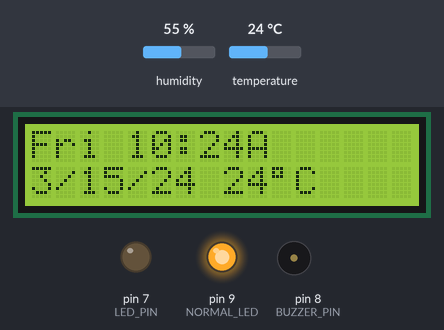
Bench run of a sketch on a simulated Arduino Uno, built with avr-gcc and run on an emulated ATmega328P. Shown: 16×2 character LCD, output pins drawn as LEDs (lit = HIGH), buzzer (waves = sounding). The inputs (shaded band) are chosen by the test bench; at power-on: temperature 24 °C, humidity 55 %. The local clock reads 2024-03-15 10:24:30 at power-on unless the sketch sets it.

Above: at 1.2 s.
1.3 s: temperature set to 28 °C
At 3.3 s:
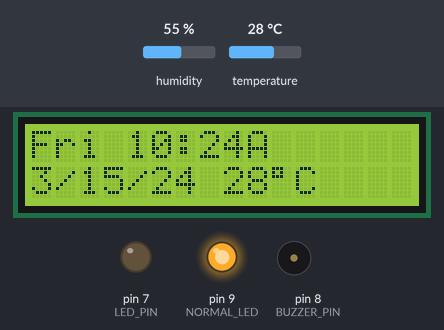
4.0 s: temperature set to 31 °C
At 4.8 s:
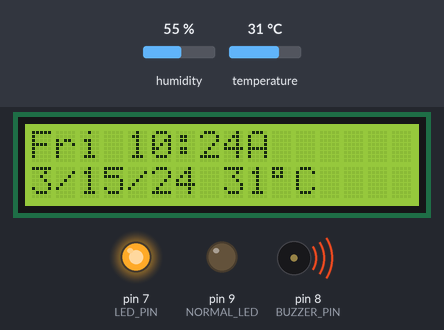
9.7 s: temperature set to 12 °C
At 11.6 s:
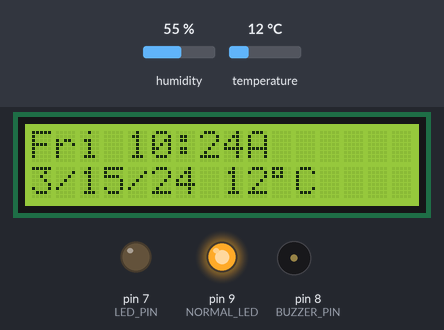
Timing chart, 0 to 13.1 s (numbered marks = the images above; inputs shaded):
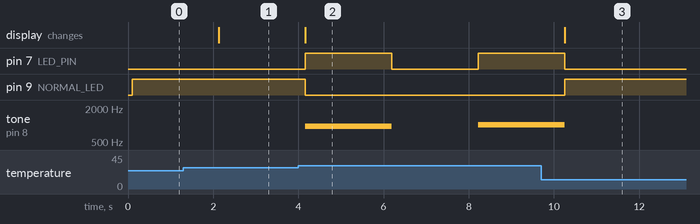

Measured:
- the behaviour switches between 29 and 30 °C on temperature (found by bisection; images 1 and 2)
- after the input at 1.3 s, the display: changes after 0.83 s (image 1)
- after the input at 4.0 s, pin 7 (LED_PIN): LOW → HIGH after 0.16 s, → LOW 2.0 s later, → HIGH 2.0 s later; pin 9 (NORMAL_LED): HIGH → LOW after 0.16 s; tone on pin 8 (BUZZER_PIN): silent → 956 Hz after 0.16 s, → silent 2.0 s later, → 1019 Hz 2.0 s later; the display: changes after 0.16 s (image 2)
- after the input at 9.7 s, pin 7 (LED_PIN): goes on until 10.3 s, then stays LOW; pin 9 (NORMAL_LED): LOW → HIGH after 0.55 s; tone on pin 8 (BUZZER_PIN): goes on until 10.3 s, then stays silent; the display: changes after 0.55 s (image 3)

The sketch:

CODE.ino
```cpp
// create the necessary libraries that help in building up the project
#include <Wire.h> // used by RTC for I2C communication
#include "RTClib.h"// provides functions for DS1307 RTC
#include "DHT.h"// allows to read temperature from DHT11 sensor
#include <LiquidCrystal.h>// controls LCD

// LCD setup (RS, E, D4, D5, D6, D7)
LiquidCrystal lcd(12, 11, 5, 4, 3, 2);

// RTC and DHT setup
RTC_DS1307 rtc;//allows to create RTC object
#define DHTPIN 6 // Connect DHT11 data to pin 6
#define DHTTYPE DHT11 //uses DHT11
DHT dht(DHTPIN, DHTTYPE);//creates DHT sensor objects of the above settings

// Alert pins
#define BUZZER_PIN 8 //connected to 8
#define LED_PIN 7 // alert led temp connected to 7
#define NORMAL_LED 9 // normal led temp connected to 9

// Day names
const char* daysOfTheWeek[] = {"Sun", "Mon", "Tue", "Wed", "Thu", "Fri", "Sat"};

//set up the LCD,DHT sensor,RTC and serail monitor so that the arduino can begin showing na displaying the devices
void setup() {
  lcd.begin(16, 2);
  dht.begin();
  Wire.begin();
  Serial.begin(9600);

//sets up the output modes for the buzzer and two LEDs, so the Arduino can turn them off or on depending on the suitation
  pinMode(BUZZER_PIN, OUTPUT);//set buzzer pin as an output
  pinMode(LED_PIN, OUTPUT);//set LED pin as an output
  digitalWrite(BUZZER_PIN, LOW);// allows to turn of the buzzer
  digitalWrite(LED_PIN, LOW);// allows to turn off LED
  pinMode(NORMAL_LED, OUTPUT);//set LED pin as an output
  digitalWrite(NORMAL_LED, LOW);//turns off LED

// start up the RTC modules to enusre its running, should print RTC not found and displayed on lcd if theres an error
//but if its running well it should set the current date and time

  if (!rtc.begin()) { // starts RTC
    lcd.print("RTC not found");
    Serial.println("RTC not found");
    while (1);//stop if RTC not Found
  }

  if (!rtc.isrunning()) {
    rtc.adjust(DateTime(F(__DATE__), F(__TIME__)));// sets the current time
  }
}

void loop() {
 // get current time and temperature and clear the LCD screen so it can display updated data
  DateTime now = rtc.now();
  float tempC = dht.readTemperature();

  lcd.clear();// clears the display before updating

  // the code will display the hour in 12 hourclock time which is done by converting 24 hour time to 12 hoursindicating Am/Pm on the LCD
  //it will also if the time is over 12 then its pm but if its below or = 12 then its am
  lcd.setCursor(0, 0);// prints from the top row
  int displayHour = now.hour() % 12;
  if (displayHour == 0) displayHour = 12;
  bool isPM = now.hour() >= 12;

// LCD will display the current day, hour in digit format, current minute in 2 digit format but should be less than 10 and p or a depending on time
  lcd.print(daysOfTheWeek[now.dayOfTheWeek()]);// displays the name of current day
  lcd.print(" ");
  if (displayHour < 10) lcd.print('0');
  lcd.print(displayHour);
  lcd.print(':');
  if (now.minute() < 10) lcd.print('0');
  lcd.print(now.minute());
  lcd.print(isPM ? "P" : "A");

  // LCD allows the second row to start which will show the current month, day and year
  lcd.setCursor(0, 1);
  lcd.print(now.month());
  lcd.print('/');
  lcd.print(now.day());
  lcd.print('/');
  lcd.print(now.year() % 100);// prints year
  lcd.print(" "); // prints single charcter on LCD screen

//the code continues to check the correct temperatureture and displays it on th LCD using celicius format
  if (!isnan(tempC)) {
    lcd.print((int)tempC);//prints tempreature
    lcd.print((char)223); // Degree symbol
    lcd.print("C");//prints celicius

// add a code to check if the alert is triggered
   static bool alertTriggered = false; // checks if the alert is triggered
   static unsigned long alertStartTime = 0;

//the code will check if temprature is greater or = 30 then the alert is triggered, also it will turn on the red LED and the buzzer sound
if (tempC >= 30 && !alertTriggered) {
   digitalWrite(LED_PIN, HIGH);
  int pitch = 800 + (millis() % 400);
  tone(BUZZER_PIN, pitch);
  alertStartTime = millis();
  alertTriggered = true;

  digitalWrite(NORMAL_LED, LOW);//is turned off during the alert
}
// Normal_LED will be blinking indicating that the room teamperature is safe which is done by checking if temperature is below 30,
//the blinking effect is created by using millisecond and every 0.5 seconds it increases 500. if the previous state was on, the next 0.5 will turn the LED off,
// but if the previous state was off it will turn the LED on in the next o.5 seconds

if(tempC<30){// checks if temp is less than 30
  if (millis()/ 500% 2 == 0) {
    digitalWrite(NORMAL_LED, HIGH);// LED is on for first 0.5 seconds
  }else {
    digitalWrite(NORMAL_LED, LOW);// LED is off for next 0.5 seconds
  }
}

//the following code deactivates an alert of of buzzer sound and LED every after 1 second and it shows a message if DHT11 sensor radings fails
if (alertTriggered && millis() - alertStartTime >= 1000) {
  noTone(BUZZER_PIN);
  digitalWrite(LED_PIN, LOW);
  alertTriggered = false;
}
  } else {
    lcd.print("failed to get DHT11 sensor readings");
  }

  delay(2000);
}
```
